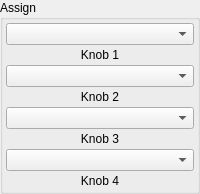
           <widget class="QGroupBox" name="GB_Assi">
            <property name="minimumSize">
             <size>
              <width>0</width>
              <height>0</height>
             </size>
            </property>
            <property name="title">
             <string>Assign</string>
            </property>
            <layout class="QGridLayout" name="gridLayout_26">
             <property name="leftMargin">
              <number>3</number>
             </property>
             <property name="topMargin">
              <number>3</number>
             </property>
             <property name="rightMargin">
              <number>3</number>
             </property>
             <property name="bottomMargin">
              <number>3</number>
             </property>
             <property name="spacing">
              <number>3</number>
             </property>
             <item row="0" column="0">
              <layout class="QGridLayout" name="gL_Assi">
               <property name="spacing">
                <number>3</number>
               </property>
               <item row="5" column="0">
                <widget class="QLabel" name="lab_AssKn3">
                 <property name="text">
                  <string>Knob 3</string>
                 </property>
                 <property name="alignment">
                  <set>Qt::AlignCenter</set>
                 </property>
                </widget>
               </item>
               <item row="7" column="0">
                <widget class="QLabel" name="lab_AssKn4">
                 <property name="text">
                  <string>Knob 4</string>
                 </property>
                 <property name="alignment">
                  <set>Qt::AlignCenter</set>
                 </property>
                </widget>
               </item>
               <item row="2" column="0">
                <widget class="QComboBox" name="coB_AssKn2"/>
               </item>
               <item row="0" column="0">
                <widget class="QComboBox" name="coB_AssKn1"/>
               </item>
               <item row="6" column="0">
                <widget class="QComboBox" name="coB_AssKn4"/>
               </item>
               <item row="1" column="0">
                <widget class="QLabel" name="lab_AssKn1">
                 <property name="text">
                  <string>Knob 1</string>
                 </property>
                 <property name="alignment">
                  <set>Qt::AlignCenter</set>
                 </property>
                </widget>
               </item>
               <item row="3" column="0">
                <widget class="QLabel" name="lab_AssKn2">
                 <property name="text">
                  <string>Knob 2</string>
                 </property>
                 <property name="alignment">
                  <set>Qt::AlignCenter</set>
                 </property>
                </widget>
               </item>
               <item row="4" column="0">
                <widget class="QComboBox" name="coB_AssKn3"/>
               </item>
              </layout>
             </item>
            </layout>
           </widget>
